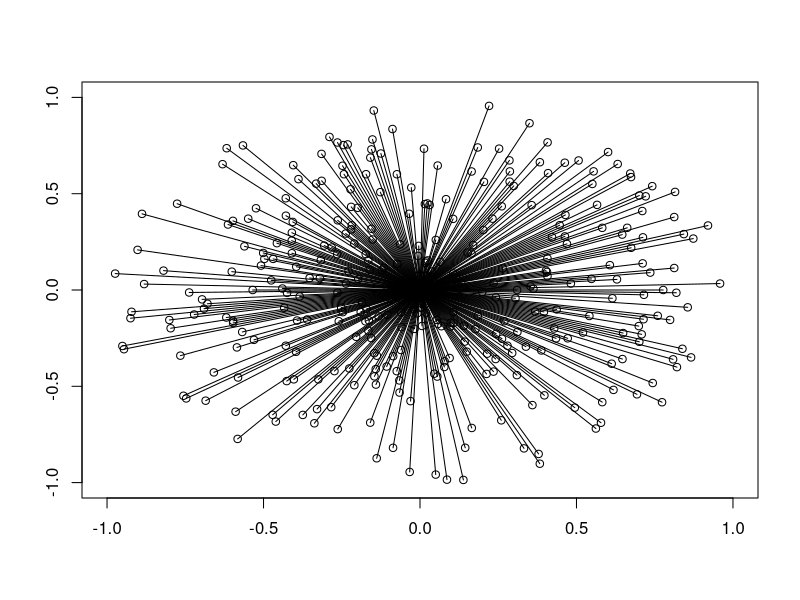

The R script that drew this image:
n <- 361

angles <- seq(0, 2 * pi, length.out = n)

numbers <- runif(n)

x <- cos(angles) * numbers
y <- sin(angles) * numbers

plot(NA, NA, 
     xlim = c(-1, 1), ylim = c(-1, 1),
     xlab = "", ylab = "")

points(x, y)
segments(0, 0, x, y)
